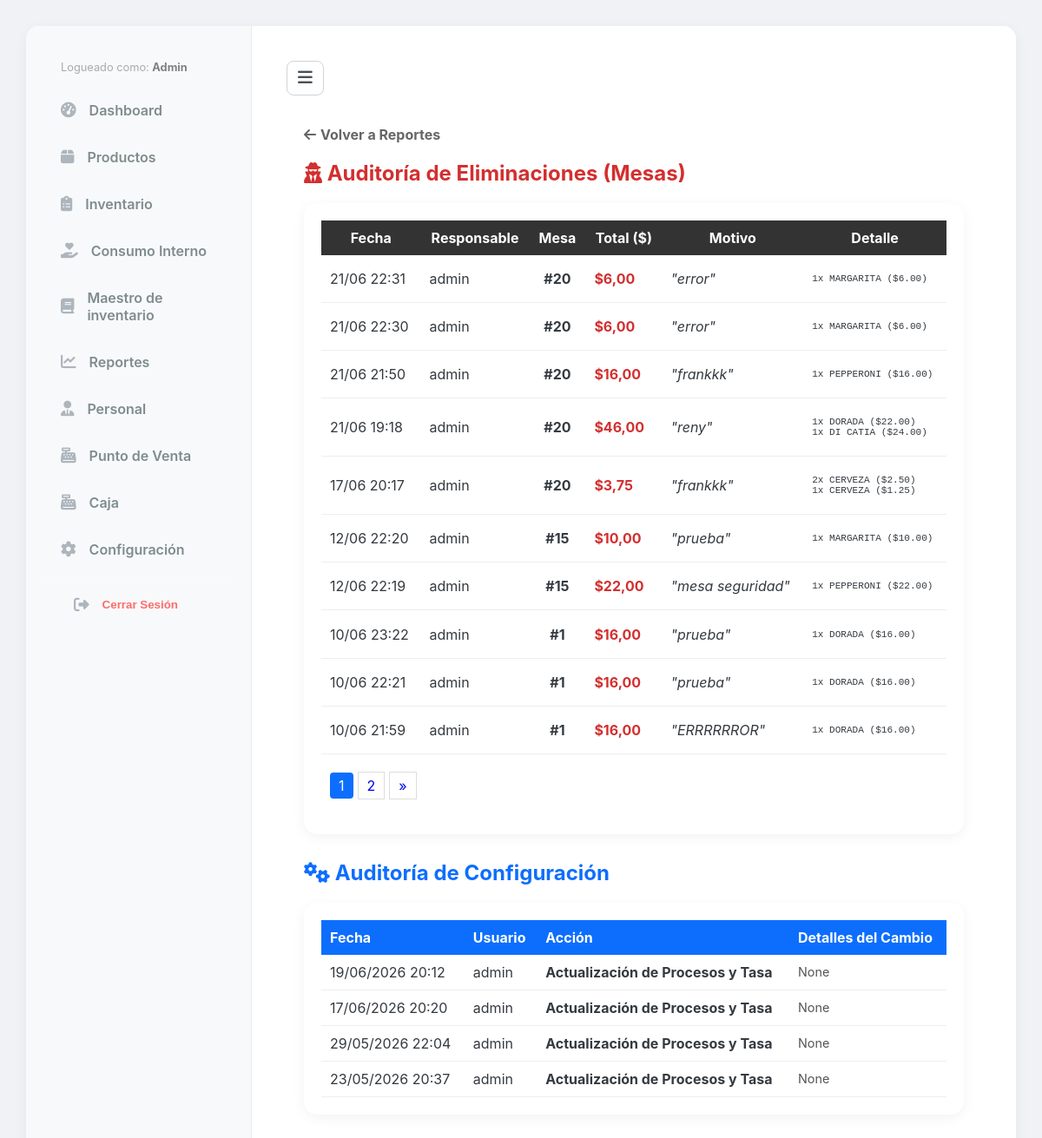
Page /reportes/auditoria/ (signed in) on the earlier database version.
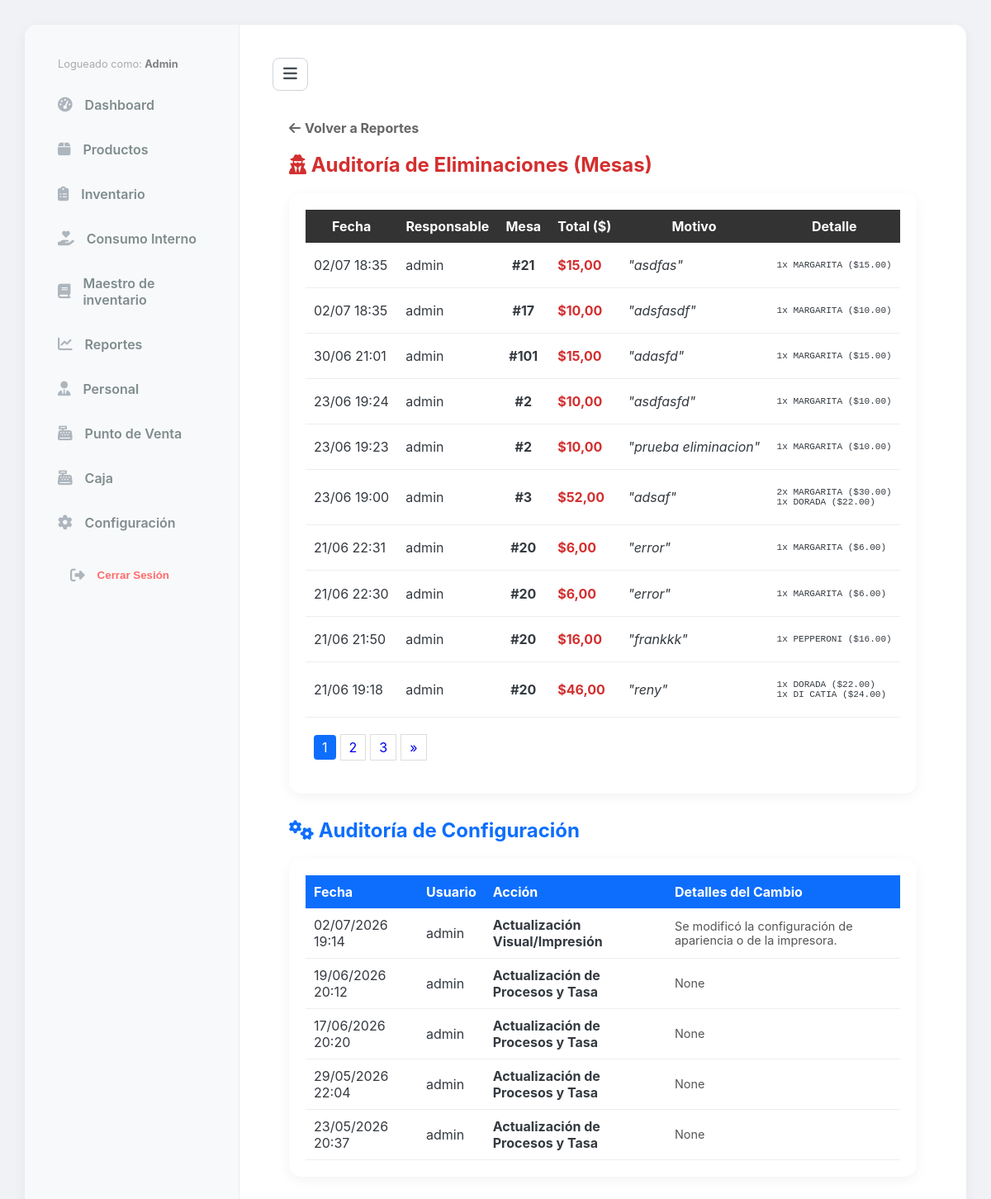
Same page on the later database version.
### reports/models.py (models this page shows, shortened)
class AuditoriaEliminacion(models.Model):
    fecha = models.DateTimeField(auto_now_add=True)
    usuario_responsable = models.ForeignKey(User, on_delete=models.SET_NULL, null=True, verbose_name="Quién eliminó")
    mesa_numero = models.IntegerField()
    mesero_asignado = models.CharField(max_length=100, blank=True, null=True)
    resumen_pedido = models.TextField(help_text="Lista de productos que tenía la mesa")
    total_eliminado = models.DecimalField(max_digits=10, decimal_places=2)
    motivo = models.CharField(max_length=255, verbose_name="Motivo de eliminación")

class AuditoriaConfiguracion(models.Model):
    fecha = models.DateTimeField(auto_now_add=True)
    usuario = models.ForeignKey(User, on_delete=models.SET_NULL, null=True)
    accion = models.CharField(max_length=255, help_text="Descripción del cambio realizado")
    seccion = models.CharField(max_length=50, help_text="Ej: Identidad, Economía, Visual", blank=True)
    accion_detalle = models.CharField(max_length=500, blank=True, null=True, help_text="Detalles específicos del cambio, como valores antiguos y nuevos.")
    class Meta:
        ordering = ['-fecha']

### reports/views.py (the view)
# urls.py: path('auditoria/', views.auditoria_eliminaciones, name='auditoria_eliminaciones'),
@never_cache
@staff_member_required
def auditoria_eliminaciones(request):
    logs_list = AuditoriaEliminacion.objects.all().order_by('-fecha')
    logs_config_list = AuditoriaConfiguracion.objects.all().order_by('-fecha')
    paginator_logs = Paginator(logs_list, 10)
    logs = paginator_logs.get_page(request.GET.get('page_logs'))
    paginator_config = Paginator(logs_config_list, 10)
    logs_config = paginator_config.get_page(request.GET.get('page_config'))
    return render(request, 'reports/auditoria_list.html', {
        'logs': logs,
        'logs_config': logs_config
    })

### core/context_processors.py (called while the page is built)
def configuracion_global(request):
    return {
        'config': Configuracion.get_solo()
    }

### core/models.py (called while the page is built)
    @classmethod
    def get_solo(cls):
        obj, created = cls.objects.get_or_create(id=1)
        return obj

### reports/templates/reports/auditoria_list.html (shortened to what the changed rows need)
{% extends 'base.html' %}
{% block content %}
<div style="padding: 20px; max-width: 1000px; margin: 0 auto;">
    <h2 style="color: #d32f2f;"><i class="fas fa-user-secret"></i> Auditoría de Eliminaciones (Mesas)</h2>
    <div class="card-style" style="margin-bottom: 30px;">
        <table style="width: 100%; border-collapse: collapse;">
            <thead style="background: #333; color: white;">
                <tr>
                    <th style="padding: 10px;">Fecha</th>
                    <th style="padding: 10px;">Responsable</th>
                    <th style="padding: 10px;">Mesa</th>
                    <th style="padding: 10px;">Total ($)</th>
                    <th style="padding: 10px;">Motivo</th>
                    <th style="padding: 10px;">Detalle</th>
                </tr>
            </thead>
            <tbody>
                {% for log in logs %}
                <tr style="border-bottom: 1px solid #eee;">
                    <td style="padding: 10px;">{{ log.fecha|date:"d/m H:i" }}</td>
                    <td style="padding: 10px;">{{ log.usuario_responsable.username|default:"Sistema" }}</td>
                    <td style="padding: 10px; text-align: center; font-weight: bold;">#{{ log.mesa_numero }}</td>
                    <td style="padding: 10px; color: #d32f2f; font-weight: bold;">${{ log.total_eliminado }}</td>
                    <td style="padding: 10px; font-style: italic;">"{{ log.motivo }}"</td>
                    <td style="padding: 10px; font-size: 0.85em;"><pre>{{ log.resumen_pedido }}</pre></td>
                </tr>
                {% empty %}
                <tr><td colspan="6" style="padding: 20px; text-align: center;">Sin registros sospechosos.</td></tr>
                {% endfor %}
            </tbody>
        </table>
        {% if logs.has_other_pages %}
        <div class="card-footer bg-white border-top">
            <nav>
                <ul class="pagination pagination-sm m-0 justify-content-center" style="display:flex; list-style:none; padding:10px; gap:5px;">
                    {% for i in logs.paginator.page_range %}
                        {% if logs.number == i %}
                        <li class="page-item active"><span class="page-link" style="padding:5px 10px; background:#0d6efd; color:white; border-radius:4px;">{{ i }}</span></li>
                        {% else %}
                        <li class="page-item"><a class="page-link" href="?page_logs={{ i }}" style="padding:5px 10px; text-decoration:none; border:1px solid #ddd;">{{ i }}</a></li>
                        {% endif %}
                    {% endfor %}
                </ul>
            </nav>
        </div>
        {% endif %}
    </div>
    <h2 style="color: #0d6efd;"><i class="fas fa-cogs"></i> Auditoría de Configuración</h2>
    <div class="card-style">
        <table style="width: 100%; border-collapse: collapse;">
            <thead style="background: #0d6efd; color: white;">
                <tr>
                    <th style="padding: 10px; text-align: left;">Fecha</th>
                    <th style="padding: 10px; text-align: left;">Usuario</th>
                    <th style="padding: 10px; text-align: left;">Acción</th>
                    <th style="padding: 10px; text-align: left;">Detalles del Cambio</th>
                </tr>
            </thead>
            <tbody>
                {% for log in logs_config %}
                <tr style="border-bottom: 1px solid #eee;">
                    <td style="padding: 10px;">{{ log.fecha|date:"d/m/Y H:i" }}</td>
                    <td style="padding: 10px;">{{ log.usuario.username|default:"Sistema" }}</td>
                    <td style="padding: 10px; font-weight: bold;">{{ log.accion }}</td>
                    <td style="padding: 10px; font-size: 0.9em; color: #555;">{{ log.accion_detalle }}</td>
                </tr>
                {% empty %}
                <tr><td colspan="4" style="padding: 20px; text-align: center;">Sin cambios registrados en la configuración.</td></tr>
                {% endfor %}
            </tbody>
        </table>
    </div>
</div>
{% endblock %}

Differences in the rows shown:
no longer on this page (row unchanged): AuditoriaEliminacion: fecha "17/06 20:17", usuario_responsable.username "admin", mesa_numero "20", total_eliminado "3,75", motivo "frankkk", resumen_pedido "2x CERVEZA ($2.50) 1x CERVEZA ($1.25)"
no longer on this page (row unchanged): AuditoriaEliminacion: fecha "12/06 22:20", usuario_responsable.username "admin", mesa_numero "15", total_eliminado "10,00", motivo "prueba", resumen_pedido "1x MARGARITA ($10.00)"
no longer on this page (row unchanged): AuditoriaEliminacion: fecha "12/06 22:19", usuario_responsable.username "admin", mesa_numero "15", total_eliminado "22,00", motivo "mesa seguridad", resumen_pedido "1x PEPPERONI ($22.00)"
no longer on this page (row unchanged): AuditoriaEliminacion: fecha "10/06 23:22", usuario_responsable.username "admin", mesa_numero "1", total_eliminado "16,00", motivo "prueba", resumen_pedido "1x DORADA ($16.00)"
no longer on this page (row unchanged): AuditoriaEliminacion: fecha "10/06 22:21", usuario_responsable.username "admin", mesa_numero "1", total_eliminado "16,00", motivo "prueba", resumen_pedido "1x DORADA ($16.00)"
no longer on this page (row unchanged): AuditoriaEliminacion: fecha "10/06 21:59", usuario_responsable.username "admin", mesa_numero "1", total_eliminado "16,00", motivo "ERRRRRROR", resumen_pedido "1x DORADA ($16.00)"
added AuditoriaEliminacion: fecha "02/07 18:35", usuario_responsable.username "admin", mesa_numero "21", total_eliminado "15,00", motivo "asdfas", resumen_pedido "1x MARGARITA ($15.00)"
added AuditoriaEliminacion: fecha "02/07 18:35", usuario_responsable.username "admin", mesa_numero "17", total_eliminado "10,00", motivo "adsfasdf", resumen_pedido "1x MARGARITA ($10.00)"
added AuditoriaEliminacion: fecha "30/06 21:01", usuario_responsable.username "admin", mesa_numero "101", total_eliminado "15,00", motivo "adasfd", resumen_pedido "1x MARGARITA ($15.00)"
added AuditoriaEliminacion: fecha "23/06 19:24", usuario_responsable.username "admin", mesa_numero "2", total_eliminado "10,00", motivo "asdfasfd", resumen_pedido "1x MARGARITA ($10.00)"
added AuditoriaEliminacion: fecha "23/06 19:23", usuario_responsable.username "admin", mesa_numero "2", total_eliminado "10,00", motivo "prueba eliminacion", resumen_pedido "1x MARGARITA ($10.00)"
added AuditoriaEliminacion: fecha "23/06 19:00", usuario_responsable.username "admin", mesa_numero "3", total_eliminado "52,00", motivo "adsaf", resumen_pedido "2x MARGARITA ($30.00) 1x DORADA ($22.00)"
added AuditoriaConfiguracion: fecha "02/07/2026 19:14", usuario.username "admin", accion "Actualización Visual/Impresión", accion_detalle "Se modificó la configuración de apariencia o de la impresora."
Other differences:
new list line: "3"
